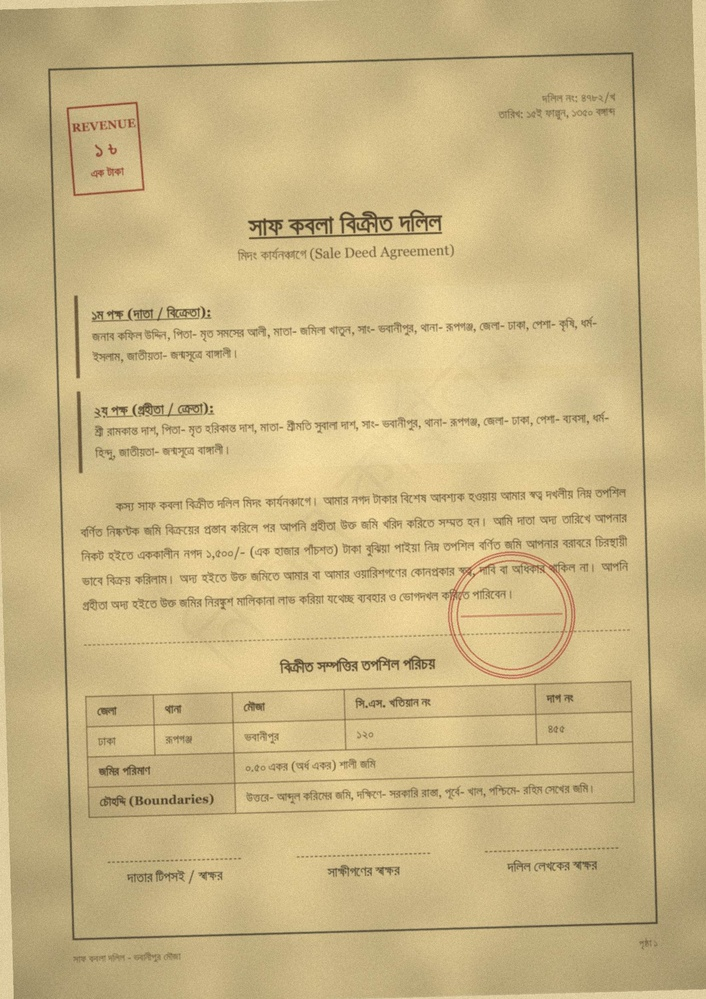
#> input picture database/sample_data/historical/Historical_Land_Deed_scan.jpg, 706 x 999 px, shrunk from 1656 x 2342 before the run
$ python -i table.py   (imports and definitions only)
#> lines starting #> are read from the running program, lines starting #| are printed output that depends on the picture; after the words box and inside, x2 and y2 are one past the last pixel; in counts of white or black regions, pixels touching at a corner belong together
"""Ruled-table reading (H2). OpenCV finds the grid, the caller OCRs each cell.

Page OCR turns a bordered table into noise (`[লা [aeees [we` on the sample deed's schedule), and
even when it reads the cells it loses which header a value belongs to. Here the grid is found
from its ruling lines, so every cell keeps its `(row, col)` and merged cells keep their span:

1. ink mask (adaptive threshold) -> long horizontal / vertical runs by morphological opening;
   word headlines (মাত্রা) are shorter than the kernel and drop out
2. each connected group of lines with >= 3 horizontal and >= 3 vertical lines is a table
   (a lone box such as a stamp or the page border is not)
3. per row band, the vertical lines crossing it split it into cells; all splits together give
   the column edges, so a cell spanning columns gets `colspan` > 1; a missing horizontal line
   above a cell merges it into the cell above (`rowspan`)

`table_text()` turns a read table into lines the text extractors understand: a header row over
value rows becomes `header: value` pairs, a two-cell row `label: value`.
"""
from __future__ import annotations

from dataclasses import dataclass

import cv2
import numpy as np

from ai.ocr.base import OCRCell, OCRTable

H_KERNEL_FRAC = 0.08  # horizontal line kernel = 8 % of page width (longer than a word headline)
V_KERNEL_FRAC = 0.012  # vertical line kernel = 1.2 % of page height (taller than a letter)
LINE_COVER = 0.6  # a separator must cover 60 % of the row band / cell width
NO_LINE = 0.2  # under 20 % of a cell's top edge ruled = no line (merged); faded scans keep more
RIDGE_PX, RIDGE_DARKER = 8, 8  # faint-line test: +-8 px window, line rows >= 8 grey levels darker
MIN_ROW_PX = 12  # thinner bands are double lines, not rows
CLUSTER_PX = 8  # line positions closer than this are one line


@dataclass(frozen=True)
class CellBox:
    row: int
    col: int
    colspan: int
    rowspan: int
    box: tuple[int, int, int, int]  # x0, y0, x1, y1 inside the ruling lines


@dataclass(frozen=True)
class Grid:
    bbox: tuple[int, int, int, int]  # left, top, width, height
    n_rows: int
    n_cols: int
    cells: tuple[CellBox, ...]


def ink(gray: np.ndarray) -> np.ndarray:
    """uint8 mask, 255 where there is dark ink (adaptive, so tinted paper and shadows pass)."""
    return cv2.adaptiveThreshold(
        gray, 255, cv2.ADAPTIVE_THRESH_MEAN_C, cv2.THRESH_BINARY_INV, 31, 15
    )


def line_masks(bw: np.ndarray) -> tuple[np.ndarray, np.ndarray]:
    """(horizontal, vertical) ruling-line masks of an ink mask."""
    h, w = bw.shape
    hk = cv2.getStructuringElement(cv2.MORPH_RECT, (max(25, round(w * H_KERNEL_FRAC)), 1))
    vk = cv2.getStructuringElement(cv2.MORPH_RECT, (1, max(20, round(h * V_KERNEL_FRAC))))
    return cv2.morphologyEx(bw, cv2.MORPH_OPEN, hk), cv2.morphologyEx(bw, cv2.MORPH_OPEN, vk)


def _cluster(positions: np.ndarray) -> list[int]:
    """Centres of runs of positions that are within CLUSTER_PX of each other."""
    out: list[int] = []
    run: list[int] = []
    for p in positions.tolist():
        if run and p - run[-1] > CLUSTER_PX:
            out.append(round(sum(run) / len(run)))
            run = []
        run.append(p)
    if run:
        out.append(round(sum(run) / len(run)))
    return out


def _nearest(edges: list[int], x: int) -> int:
    return min(range(len(edges)), key=lambda i: abs(edges[i] - x))


# [10 lines left out: function _ridge, not called in this run]


def _grid(gray: np.ndarray, hm: np.ndarray, vm: np.ndarray, x: int, y: int) -> Grid | None:
    """Grid of one line component (page crop and masks cropped to it; x, y = crop origin)."""
    h, w = hm.shape
    ys = _cluster(np.nonzero(hm.sum(axis=1) / 255 >= 0.15 * w)[0])
    if len(ys) < 3:
        return None
    rows: list[tuple[int, int, list[int]]] = []  # (top line, bottom line, vertical splits)
    for top, bot in zip(ys, ys[1:], strict=False):
        if bot - top < MIN_ROW_PX:
            continue
        band = vm[top + 3 : bot - 2]
        splits = _cluster(np.nonzero(band.sum(axis=0) / 255 >= LINE_COVER * band.shape[0])[0])
        if len(splits) >= 2:
            rows.append((top, bot, splits))
    if len(rows) < 2 or max(len(r[2]) for r in rows) < 3:
        return None
    edges = _cluster(np.array(sorted(s for r in rows for s in r[2])))
    cells: list[dict] = []
    for r, (top, bot, splits) in enumerate(rows):
        for a, b in zip(splits, splits[1:], strict=False):
            c0, c1 = _nearest(edges, a), _nearest(edges, b)
            if c1 <= c0:
                continue
            above = next(
                (c for c in cells if c["col"] == c0 and c["colspan"] == c1 - c0
                 and c["row"] + c["rowspan"] == r),
                None,
            )  # fmt: skip
            ruled = hm[max(top - 2, 0) : top + 3, a:b].max(axis=0) > 0
            if above is not None and ruled.mean() < NO_LINE and not _ridge(gray, top, a, b):
                # no line between: same cell
                above["rowspan"] += 1
                above["y1"] = bot
                continue
            cells.append({"row": r, "col": c0, "colspan": c1 - c0, "rowspan": 1,
                          "x0": a, "y0": top, "x1": b, "y1": bot})  # fmt: skip
    boxes = tuple(
        CellBox(c["row"], c["col"], c["colspan"], c["rowspan"],
                (c["x0"] + x, c["y0"] + y, c["x1"] + x, c["y1"] + y))
        for c in cells
    )  # fmt: skip
    return Grid((x, y, w, h), len(rows), len(edges) - 1, boxes)


@dataclass(frozen=True)
class PageLines:
    bw: np.ndarray  # ink mask
    rules: np.ndarray  # ruling lines (horizontal | vertical)
    grids: tuple[Grid, ...]  # ruled tables, top to bottom


def analyse(gray: np.ndarray) -> PageLines:
    """Ink mask, ruling lines and all ruled tables of a grayscale page."""
    bw = ink(gray)
    hm, vm = line_masks(bw)
    rules = hm | vm
    n, labels, stats, _ = cv2.connectedComponentsWithStats(
        cv2.dilate(rules, np.ones((5, 5), np.uint8)), connectivity=8
    )
    grids = []
    for i in range(1, n):
        x, y, w, h, _ = stats[i]
        if w < 50 or h < 30:
            continue
        own = labels[y : y + h, x : x + w] == i
        g = _grid(gray[y : y + h, x : x + w], np.where(own, hm[y : y + h, x : x + w], 0),
                  np.where(own, vm[y : y + h, x : x + w], 0), int(x), int(y))  # fmt: skip
        if g is not None:
            grids.append(g)
    return PageLines(bw, rules, tuple(sorted(grids, key=lambda g: g.bbox[1])))


def find_grids(gray: np.ndarray) -> list[Grid]:
    """All ruled tables on a grayscale page, top to bottom."""
    return list(analyse(gray).grids)


MARGIN = 12  # white border added around a cell crop


# [16 lines left out: function cell_crop, not called in this run]


def has_text(crop: np.ndarray, min_ink: int = 20) -> bool:
    """Any ink in a cell crop (empty cells are not sent to Tesseract)."""
    return bool(crop.size) and int(np.count_nonzero(ink(crop))) >= min_ink


def _label(s: str) -> str:
    return s.strip().rstrip(":：").strip()


# [25 lines left out: function table_text, not called in this run]

>>> import cv2
>>> picture = cv2.imread('../../database/sample_data/historical/Historical_Land_Deed_scan.jpg', cv2.IMREAD_GRAYSCALE)
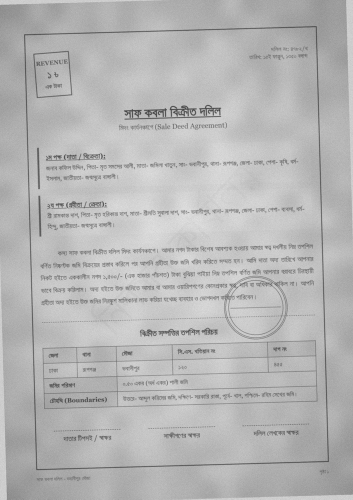
#> picture: shape (999, 706) (shown at 1/2 size); min 55, max 230, mean 182.2
>>> result = analyse(picture)
#> in ink, `return cv2.adaptiveThreshold( gray, 255, cv2.ADAPTIVE_THRESH_MEAN_C, c..`:
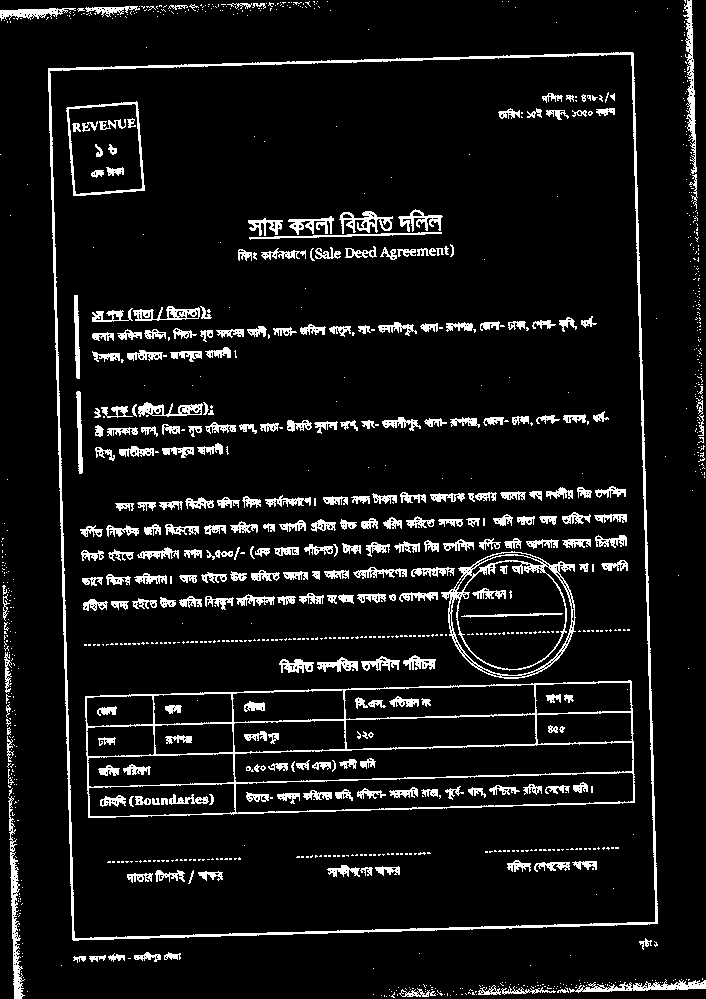
#> returned value: shape (999, 706); 8.1% white in thin lines or dots
#> in analyse, `hm, vm = line_masks(bw)`:
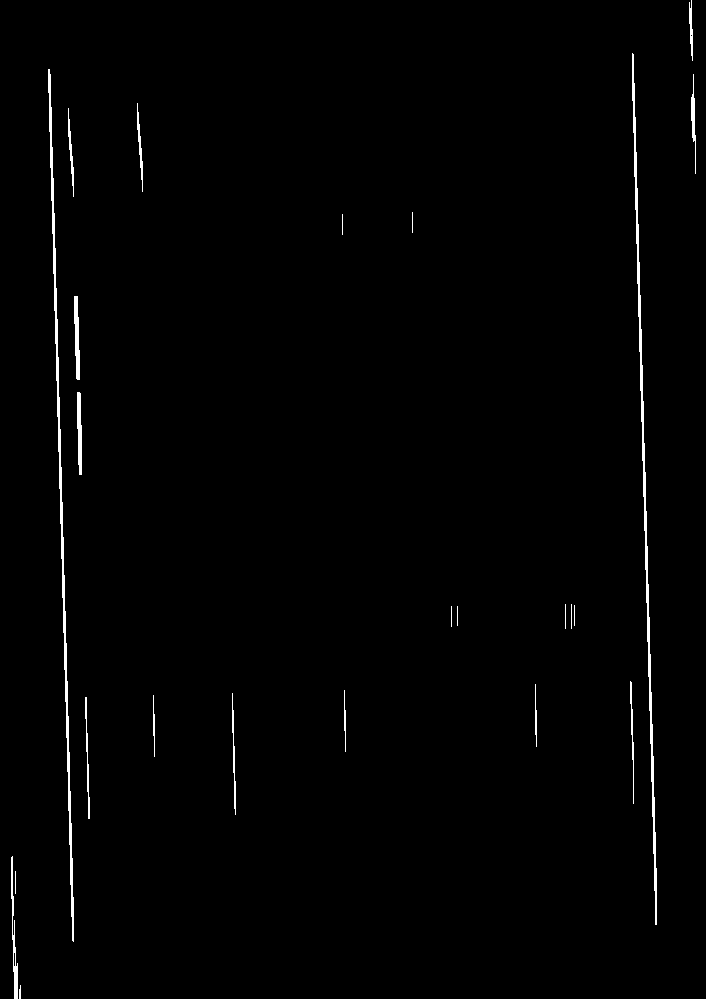
#> vm: shape (999, 706); 1% white; 24 white regions, largest, box (x1, y1, x2, y2) and area: (48, 69, 74, 942) 2285, (632, 53, 657, 925) 2242, (11, 856, 18, 999) 370
#> in analyse, `rules = hm | vm`:
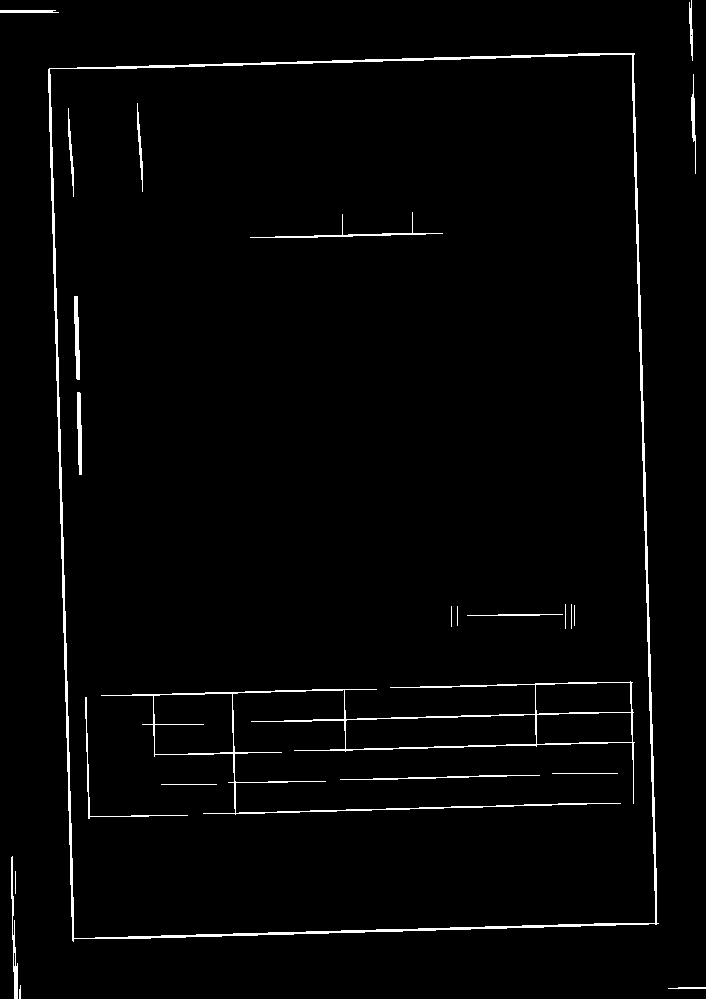
#> rules: shape (999, 706); 2.1% white in thin lines or dots
#> in analyse, `n, labels, stats, _ = cv2.connectedComponentsWithStats( cv2.dilate(rul..`:
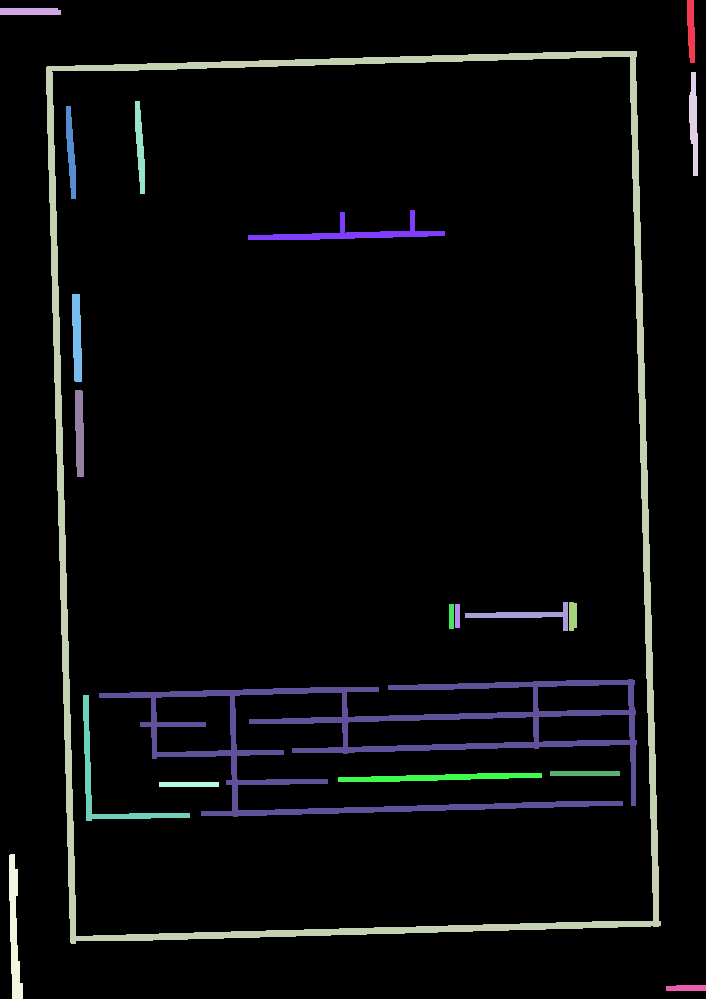
#> labels: shape (999, 706) int32; 21 distinct labels, from 0 to 20; one colour per label, 0 black
#> in analyse, `n, labels, stats, _ = cv2.connectedComponentsWithStats( cv2.dilate(rul..`: n = 21; stats = 21 rows, first 6: [0, 0, 706, 999, 661690], [687, 0, 8, 63, 418], [0, 8, 61, 7, 421], [46, 51, 615, 893, 19385], [689, 72, 9, 104, 655], [135, 101, 10, 93, 579]
#> the loop in analyse, `for i in range(1, n):` made 20 passes
#> (x, y) on passes 1, 2, 4, 5, 6, 8, 9, 10: (687, 0), (0, 8), (689, 72), (135, 101), (66, 106), (72, 294), (75, 390), (465, 602)
#> after the loop in analyse, `for i in range(1, n):`:
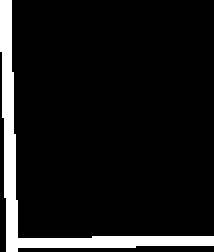
#> own: shape (126, 107) bool (shown 2 times larger); 9.3% white; 1 white region, box (x1, y1, x2, y2) and area: (0, 0, 107, 126) 1249
#> after the loop in analyse, `for i in range(1, n):`: grids = []

$ run again, on database/sample_data/historical/hd03_sale_rupee_1962_scan.jpg
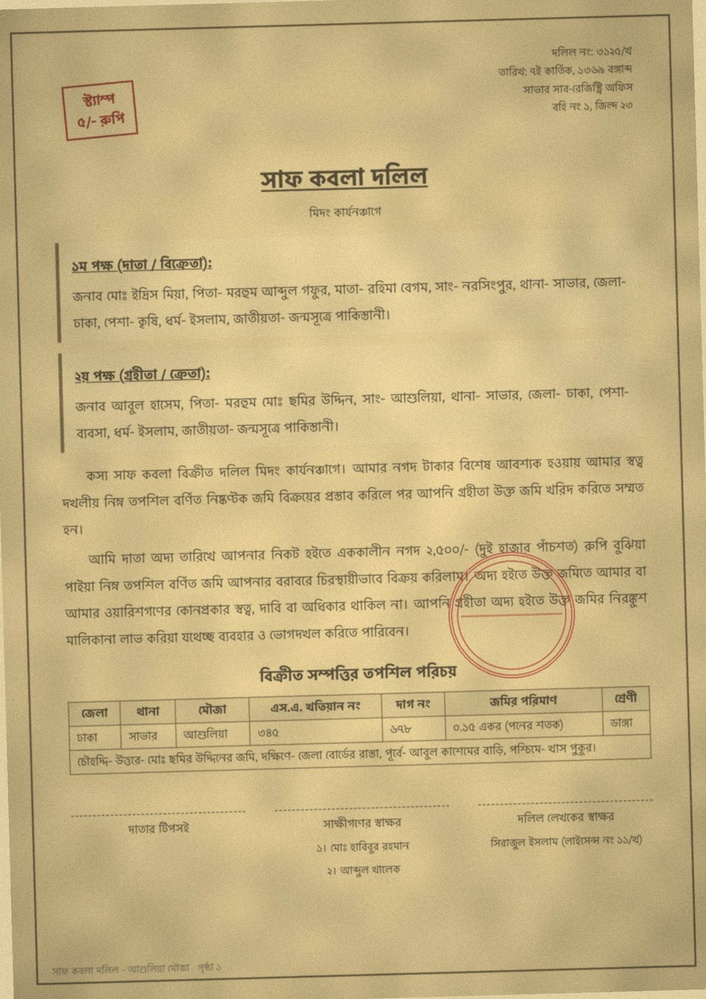
#> input picture database/sample_data/historical/hd03_sale_rupee_1962_scan.jpg, 706 x 999 px, shrunk from 1653 x 2339 before the run
#> hm: shape (999, 706); 0.71% white in thin lines or dots
#> vm: shape (999, 706); 1.1% white; 28 white regions, largest, box (x1, y1, x2, y2) and area: (668, 15, 696, 968) 2398, (10, 33, 38, 986) 2363, (690, 0, 697, 215) 437
#> rules: shape (999, 706); 1.8% white; 40 white regions, largest, box (x1, y1, x2, y2) and area: (10, 15, 698, 986) 7937, (690, 0, 697, 215) 437, (58, 354, 64, 455) 404
#> in analyse, `n, labels, stats, _ = cv2.connectedComponentsWithStats( cv2.dilate(rul..`:
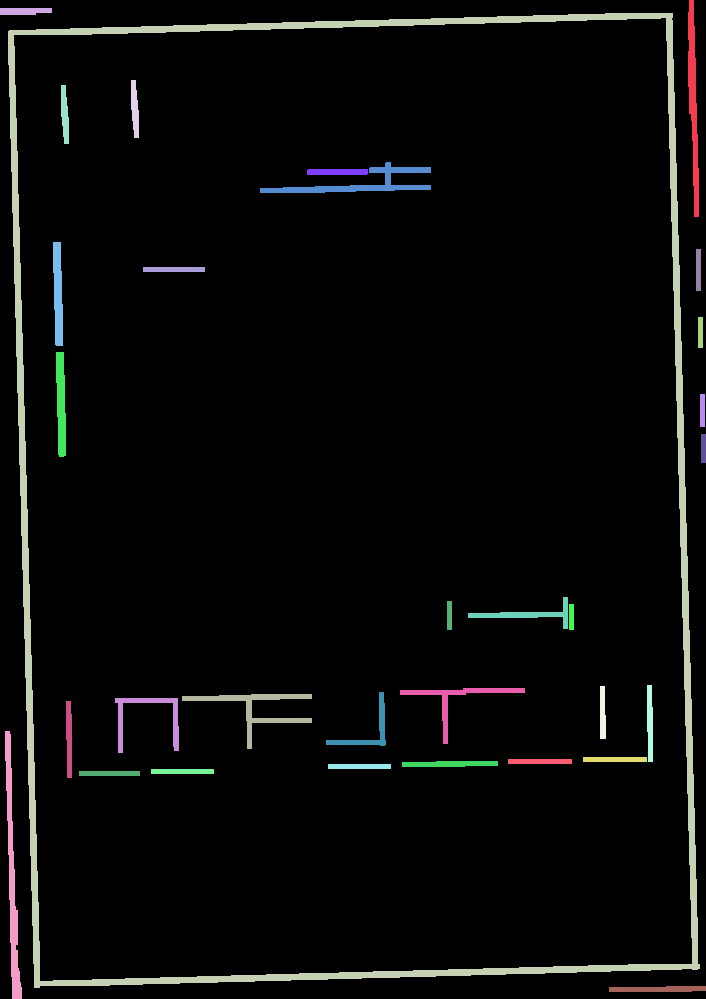
#> labels: shape (999, 706) int32; 33 distinct labels, from 0 to 32; one colour per label, 0 black
#> n = 33; stats = 33 rows, first 6: [0, 0, 706, 999, 667330], [688, 0, 11, 217, 1336], [0, 8, 52, 7, 332], [8, 13, 692, 975, 21177], [131, 80, 8, 58, 351], [61, 85, 8, 59, 355]
#> the loop in analyse, `for i in range(1, n):` made 32 passes
#> (x, y) on passes 1, 2, 3, 4, 5, 7, 8, 9: (688, 0), (0, 8), (8, 13), (131, 80), (61, 85), (307, 169), (53, 242), (696, 249)
#> after the loop in analyse, `for i in range(1, n):`:
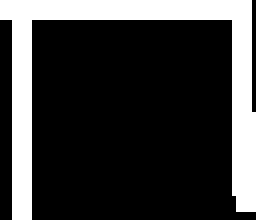
#> own: shape (55, 64) bool (shown 4 times larger); 23.5% white; 1 white region, box (x1, y1, x2, y2) and area: (0, 0, 64, 55) 826
#> after the loop in analyse, `for i in range(1, n):`: grids = []
